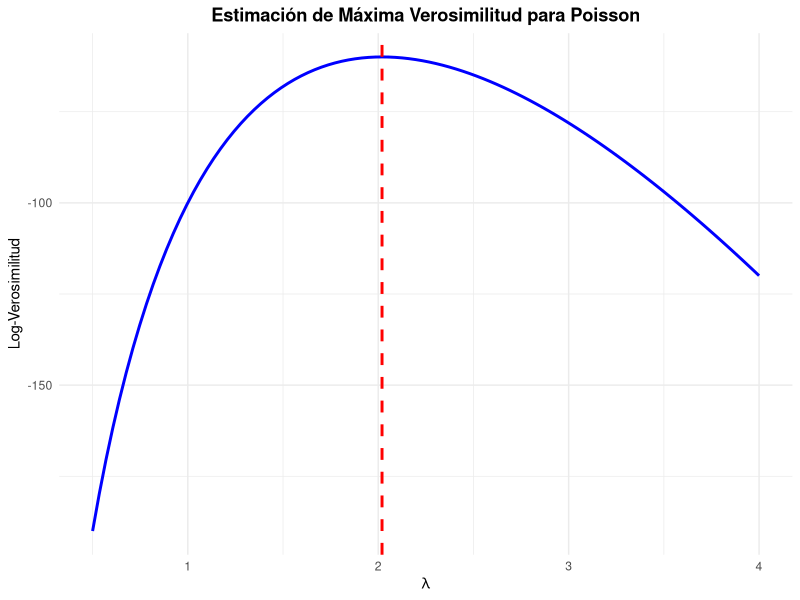

Write the R code that produced this figure. (Note: this script raises an error after producing the figure.)
## ---- chunk 1
# Cargar la librería ggplot2
library(ggplot2)

# Simulación de datos observados
set.seed(123)
n <- 100  
datos <- rpois(n, lambda = 2)  

# Función de log-verosimilitud
log_verosimilitud <- function(lambda, datos) {
  if (lambda <= 0) return(-Inf)  
  n <- length(datos)
  return(sum(datos) * log(lambda) - n * lambda)
}

# Función negativa de log-verosimilitud
neg_log_verosimilitud <- function(lambda) {
  -log_verosimilitud(lambda, datos)  
}

# Optimización para encontrar el EMV
opt_result <- optim(par = 1, fn = function(lambda) neg_log_verosimilitud(lambda), 
                    method = "Brent", lower = 0.01, upper = 10)

lambda_opt <- opt_result$par

# Mostrar resultado sin caracteres problemáticos
cat("EMV obtenido por optimizacion:", lambda_opt, "\n")

# Rango de valores para lambda
lambda_vals <- seq(0.5, 4, length.out = 100)

# Evaluación de la log-verosimilitud en cada punto
log_like_vals <- sapply(lambda_vals, function(l) log_verosimilitud(l, datos))

# Gráfico de la log-verosimilitud

# Crear un data frame con los valores de lambda y log-verosimilitud
df <- data.frame(lambda = lambda_vals, log_verosimilitud = log_like_vals)

# Crear el gráfico con ggplot2
plot_log <- ggplot(df, aes(x = lambda, y = log_verosimilitud)) +
  geom_line(color = "blue", size = 1) +  # Línea de log-verosimilitud
  geom_vline(xintercept = lambda_opt, linetype = "dashed", color = "red", size = 1) +  # Línea vertical en EMV
  labs(title = "Estimación de Máxima Verosimilitud para Poisson",
       x = expression(lambda),
       y = "Log-Verosimilitud") +
  theme_minimal() +  # Estilo limpio y moderno
  theme(plot.title = element_text(hjust = 0.5, face = "bold"))  # Centrar título y negrita

# Mostrar el gráfico
#print(plot_log)

## ---- chunk 2
knitr::include_graphics("img/fig277.png")
